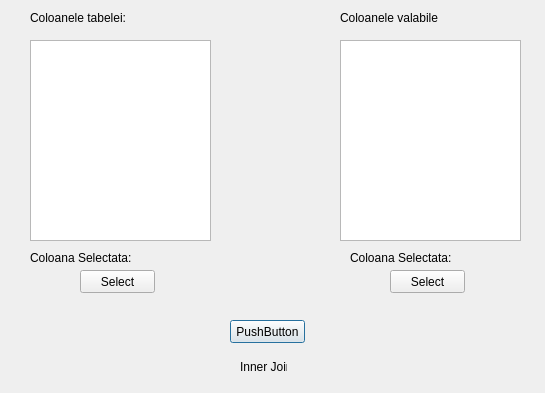
<?xml version="1.0" encoding="UTF-8"?>
<ui version="4.0">
 <class>JoinUI</class>
 <widget class="QDialog" name="JoinUI">
  <property name="geometry">
   <rect>
    <x>0</x>
    <y>0</y>
    <width>545</width>
    <height>393</height>
   </rect>
  </property>
  <property name="windowTitle">
   <string>Dialog</string>
  </property>
  <widget class="QListWidget" name="uiListColTab">
   <property name="geometry">
    <rect>
     <x>30</x>
     <y>40</y>
     <width>181</width>
     <height>201</height>
    </rect>
   </property>
  </widget>
  <widget class="QListWidget" name="uiListColAv">
   <property name="geometry">
    <rect>
     <x>340</x>
     <y>40</y>
     <width>181</width>
     <height>201</height>
    </rect>
   </property>
  </widget>
  <widget class="QPushButton" name="uiButton">
   <property name="geometry">
    <rect>
     <x>230</x>
     <y>320</y>
     <width>75</width>
     <height>23</height>
    </rect>
   </property>
   <property name="text">
    <string>PushButton</string>
   </property>
  </widget>
  <widget class="QLabel" name="uiLabelFirstCol">
   <property name="geometry">
    <rect>
     <x>30</x>
     <y>250</y>
     <width>181</width>
     <height>16</height>
    </rect>
   </property>
   <property name="text">
    <string>Coloana Selectata:</string>
   </property>
  </widget>
  <widget class="QLabel" name="uiLabelSecondCol">
   <property name="geometry">
    <rect>
     <x>350</x>
     <y>250</y>
     <width>181</width>
     <height>16</height>
    </rect>
   </property>
   <property name="text">
    <string>Coloana Selectata:</string>
   </property>
  </widget>
  <widget class="QLabel" name="uiLabelMesaj">
   <property name="geometry">
    <rect>
     <x>240</x>
     <y>360</y>
     <width>47</width>
     <height>13</height>
    </rect>
   </property>
   <property name="text">
    <string>Inner Join</string>
   </property>
  </widget>
  <widget class="QLabel" name="uiLabelFirstTabel">
   <property name="geometry">
    <rect>
     <x>30</x>
     <y>10</y>
     <width>161</width>
     <height>16</height>
    </rect>
   </property>
   <property name="text">
    <string>Coloanele tabelei:</string>
   </property>
  </widget>
  <widget class="QLabel" name="uiLabelColMes">
   <property name="geometry">
    <rect>
     <x>340</x>
     <y>10</y>
     <width>151</width>
     <height>16</height>
    </rect>
   </property>
   <property name="text">
    <string>Coloanele valabile</string>
   </property>
  </widget>
  <widget class="QPushButton" name="uiButtonSelect1">
   <property name="geometry">
    <rect>
     <x>80</x>
     <y>270</y>
     <width>75</width>
     <height>23</height>
    </rect>
   </property>
   <property name="text">
    <string>Select</string>
   </property>
  </widget>
  <widget class="QPushButton" name="uiButtonSelect2">
   <property name="geometry">
    <rect>
     <x>390</x>
     <y>270</y>
     <width>75</width>
     <height>23</height>
    </rect>
   </property>
   <property name="text">
    <string>Select</string>
   </property>
  </widget>
 </widget>
 <resources/>
 <connections/>
</ui>
